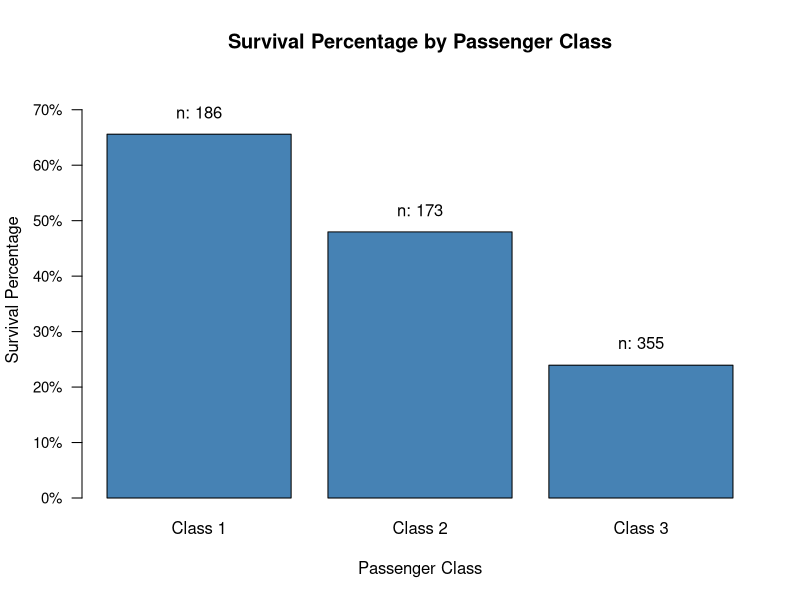
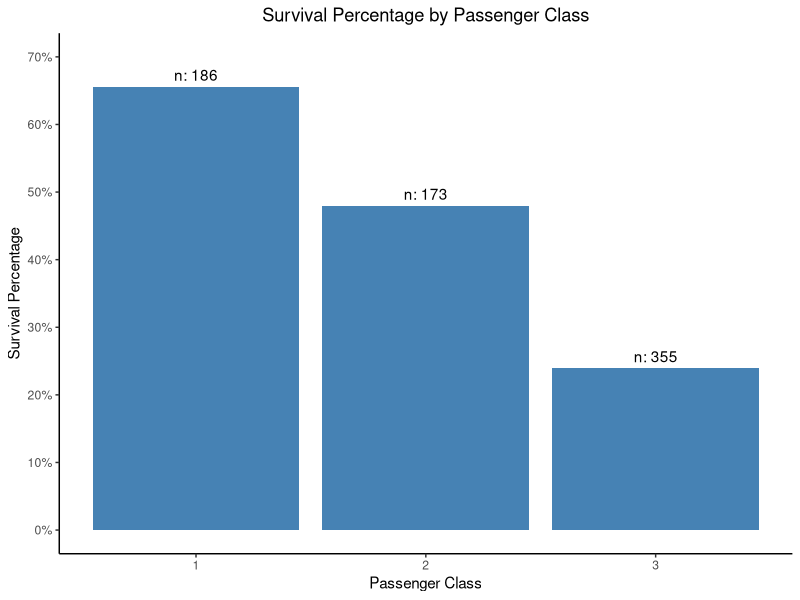

Write the R code that produced these figures, in order.
## ---- chunk 1
knitr::opts_chunk$set(echo = TRUE)
library(tidyverse)
## ---- chunk 2
titanic <- read.csv("data/titanic.csv")
## ---- chunk 3
# calculate survival percentage by class and count by class.
surv_pct <- aggregate(Survived ~ Pclass, data = titanic, FUN = mean)
class_ct <- aggregate(Survived ~ Pclass, data = titanic, FUN = length)

# Merge those two results into a single data frame, and specify 
# column names
by_class_data <- merge(surv_pct, class_ct,
                       by = "Pclass")
colnames(by_class_data) <- c("Pclass", "Surv_Pct", "Count")
#str(by_class_data)
## ---- chunk 4
plt <- barplot(by_class_data$Surv_Pct, 
               names.arg = paste("Class", by_class_data$Pclass),
               col = 'steelblue',
               main = "Survival Percentage by Passenger Class",
               ylab = "Survival Percentage",
               xlab = "Passenger Class",
               ylim = c(0.0, 0.75),
               axes = FALSE
)

# Add y axis
axis(2, at = seq(0.0, 0.7, by = 0.1),
     labels = paste(seq(0, 70, by = 10), "%", sep=""),
     las = 1,
     cex.axis = 0.9)

# Add the text of the labels
text(x = plt, 
     y = by_class_data$Surv_Pct + 0.04, 
     labels = paste("n: ", by_class_data$Count, sep=""), 
     cex=1) 
## ---- chunk 5
titanic <- read_csv("data/titanic.csv")
## ---- chunk 6
survival <- titanic %>%  
  group_by(Pclass) %>% 
  summarize(Count = n(),
            Surv_Pct = mean(Survived))
## ---- chunk 7
ggplot(survival, aes(x = Pclass, y = Surv_Pct)) +
  geom_col(fill = "steelblue") +
  geom_text(aes(label = paste("n: ", Count, sep="")), vjust = -0.5) +
  xlab("Passenger Class") +
  ylab("Survival Percentage") +
  ggtitle("Survival Percentage by Passenger Class") +
  scale_y_continuous(limits = c(0, 0.70),
                     breaks = seq(0, .7, by = 0.10),
                     labels = paste(seq(0, 70, by = 10), "%", sep=""))  +
  theme_classic() +
  theme(plot.title = element_text(hjust = 0.5)) # Centers title
